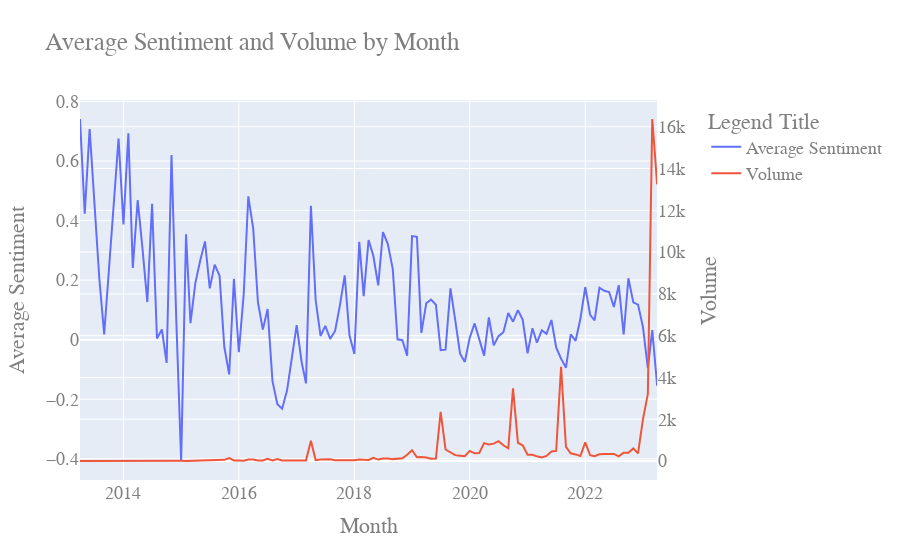

Source (notebook cell):
### Code cell
# show line chart of sentiment over time (by month)

# get month from date
df['Month'] = pd.to_datetime(df['Date']).dt.to_period('M').astype(str)

# compute volume (number of rows in the df)
df['Volume'] = 1

# group by month and get mean sentiment and also sum of volume
df = df.groupby('Month').agg({'Avg_Sentiment': 'mean', 'Volume': 'sum'}).reset_index()

# plot both the average sentiment and the volume (same chart, two y axes to allow for different scales)
# (secondary y-axis with subplots, use add_trace() to add the second trace)
fig = make_subplots(specs=[[{"secondary_y": True}]])

fig.add_trace(
    
    go.Scatter(x=df['Month'], y=df['Avg_Sentiment'], name="Average Sentiment"),
    secondary_y=False,
)

fig.add_trace(
    go.Scatter(x=df['Month'], y=df['Volume'], name="Volume"),
    secondary_y=True,
)

fig.update_layout(
    title_text="Average Sentiment and Volume by Month",
    xaxis_title="Month",
    yaxis_title="Average Sentiment",
    yaxis2_title="Volume",
    legend_title="Legend Title",
    font=dict(
        family="Courier New, monospace",
        size=18,
        color="#7f7f7f"
    )
)

fig.show()
